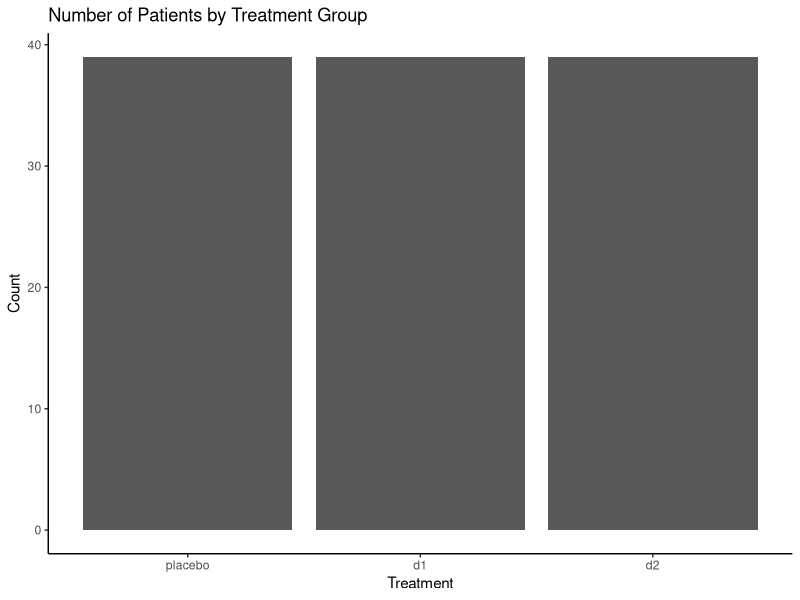
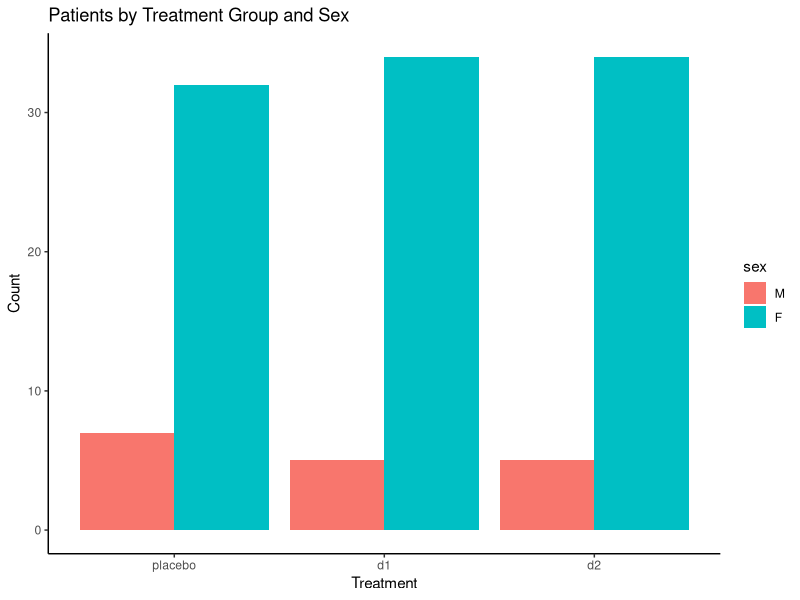
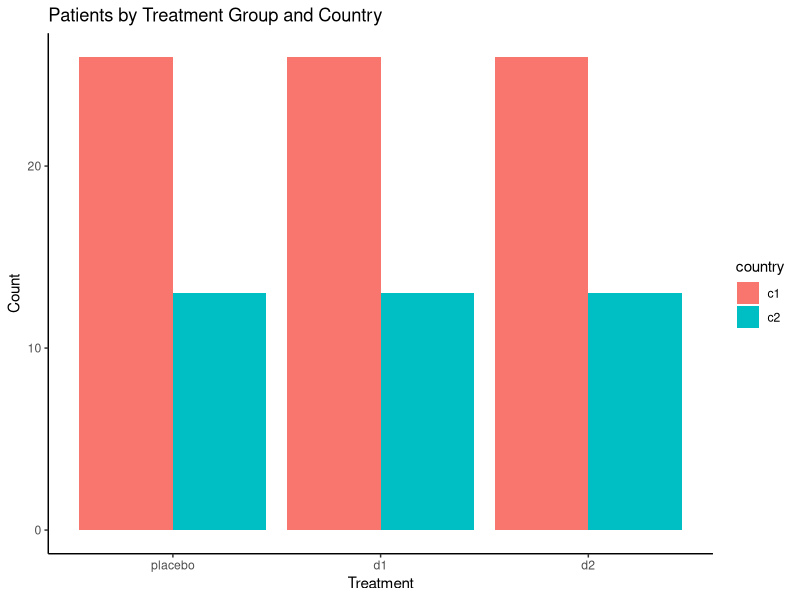
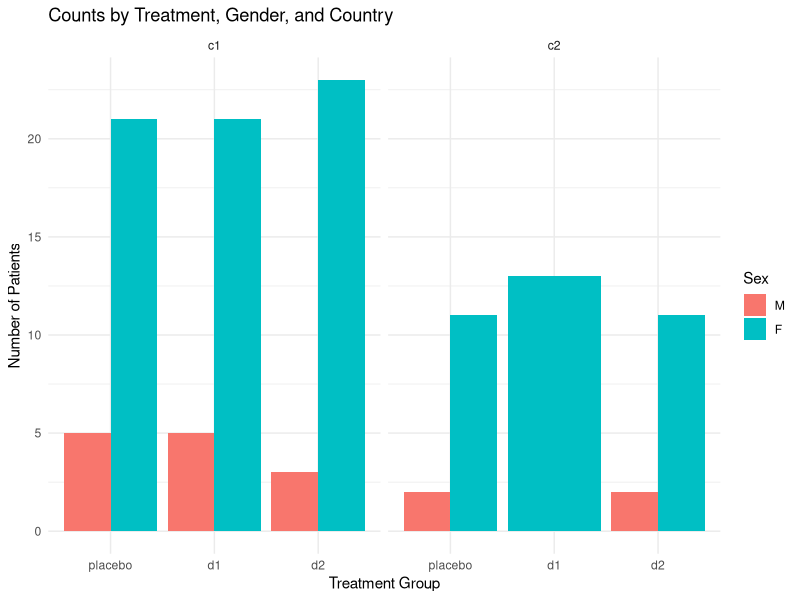
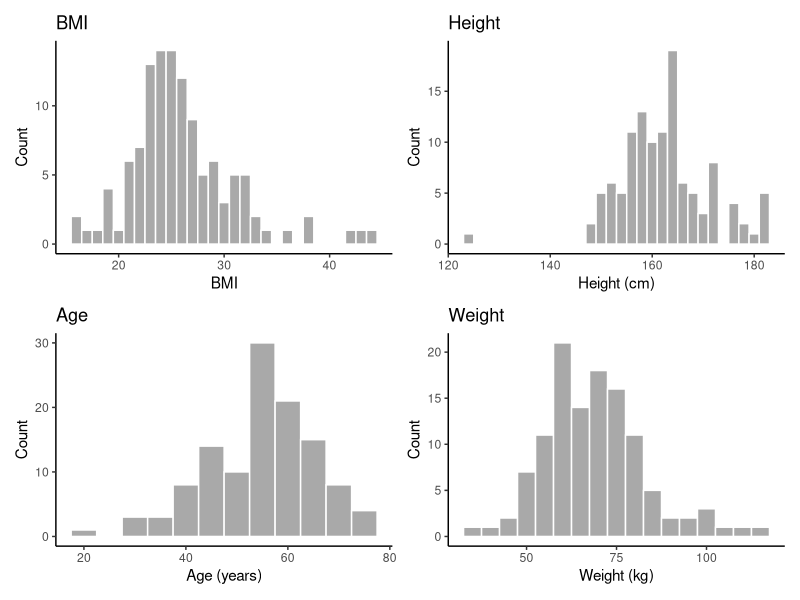
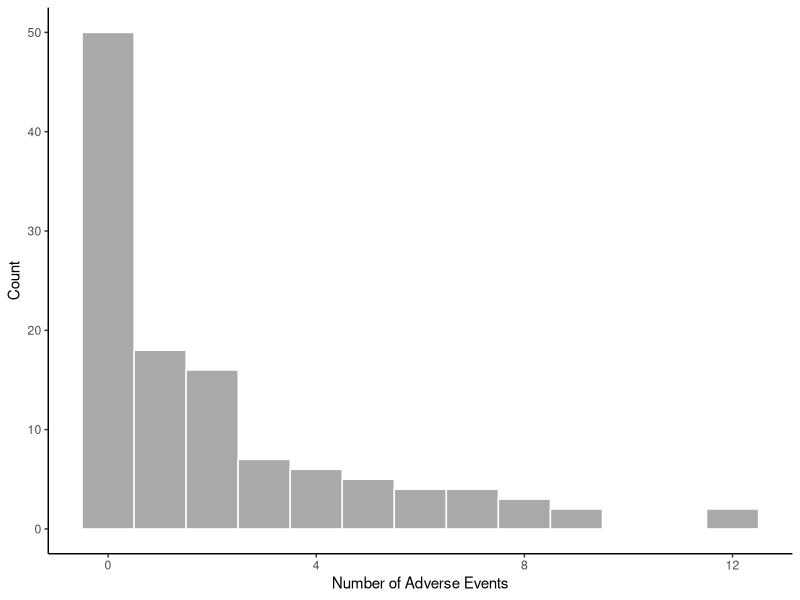
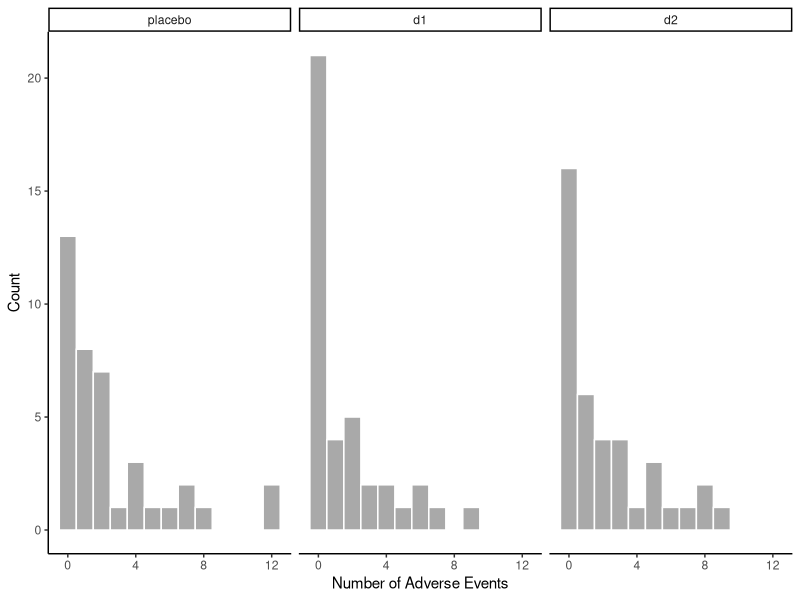

R code for these plots, in order:
## ---- chunk 1
library(tidyverse)
library(magrittr)
library(robustbase)
library(knitr)
library(kableExtra)
library(patchwork) # for arranging multiple plots - Fig.1
library(MASS)
## ---- chunk 2
data(CrohnD)
crohn <- as_tibble(CrohnD)
## ---- chunk 3
glimpse(crohn)
unique(crohn$treat)
unique(crohn$sex)
unique(crohn$country)
## ---- chunk 4
# create a data frame summarizing the variables
variable_summary <- data.frame(
  Variable = c("ID", "nrAdvE", "BMI", "height", "country", "sex", "age", "weight", "treat"),
  Type = c("integer", "integer", "double", "integer", "factor", "factor", "integer", "integer", "factor"),
  Description = c(
    "Unique identifier for each patient",
    "Number of adverse events experienced",
    "Body Mass Index (kg/m^2)",
    "Height of the patient (cm)",
    "Country the patient is from (anonymized; c1, c2)",
    "Sex of the patient (M or F)",
    "Age of the patient (years)",
    "Weight of the patient (kg)",
    "Treatment group (placebo, d1, d2)"
  ),
  stringsAsFactors = FALSE
)

# view the table
kable(variable_summary, booktabs = TRUE, caption = "Variable descriptions. Anonamized dataset from Genexion SA, Geneva courtesy of Dr. Enrico Chavez (Cantoni and Ronchetti, 2009).") |>
  kable_styling(latex_options = c("hold_position", "scale_down"))
## ---- chunk 5
# Create a summary table that shows these relationships.
summary(crohn$treat)
summary(crohn$sex)
summary(crohn$country)
## ---- chunk 6
# Draw a plot that there are equal numbers in the three treatment groups...
ggplot(crohn, aes(x = treat)) +
  geom_bar() +
  labs(title = "Number of Patients by Treatment Group", x = "Treatment", y = "Count") +
  theme_classic()
## ---- chunk 7
# ...but not equal numbers by gender...
ggplot(crohn, aes(x = treat, fill = sex)) +
  geom_bar(position = "dodge") +
  labs(title = "Patients by Treatment Group and Sex", x = "Treatment", y = "Count") +
  theme_classic()
## ---- chunk 8
# ...or country.
ggplot(crohn, aes(x = treat, fill = country)) +
  geom_bar(position = "dodge") +
  labs(title = "Patients by Treatment Group and Country", x = "Treatment", y = "Count") +
  theme_classic()
## ---- chunk 9
# We draw a faceted bar plot.
# Bar plot: x = treatment, fill = gender, facet by country
ggplot(crohn, aes(x = treat, fill = sex)) +
  geom_bar(position = "dodge") +
  facet_wrap(~ country) +
  labs(
    title = "Counts by Treatment, Gender, and Country",
    x = "Treatment Group",
    y = "Number of Patients",
    fill = "Sex"
  ) +
  theme_minimal()
## ---- chunk 10
# histogram for BMI
p1 <- ggplot(crohn, aes(x = BMI)) +
  geom_histogram(binwidth = 1, fill = "darkgrey", color = "white") +
  labs(title = "BMI", x = "BMI", y = "Count") +
  theme_classic()

# histogram for height
p2 <- ggplot(crohn, aes(x = height)) +
  geom_histogram(binwidth = 2, fill = "darkgrey", color = "white") +
  labs(title = "Height", x = "Height (cm)", y = "Count") +
  theme_classic()

# histogram for age
p3 <- ggplot(crohn, aes(x = age)) +
  geom_histogram(binwidth = 5, fill = "darkgrey", color = "white") +
  labs(title = "Age", x = "Age (years)", y = "Count") +
  theme_classic()

# histogram for weight
p4 <- ggplot(crohn, aes(x = weight)) +
  geom_histogram(binwidth = 5, fill = "darkgrey", color = "white") +
  labs(title = "Weight", x = "Weight (kg)", y = "Count") +
  theme_classic()

# combine plots using patchwork
(p1 | p2) / (p3 | p4)
## ---- chunk 11
sum(crohn$nrAdvE == 0)
## ---- chunk 12
# Number of adverse events, nrAdvE across treatement groups we use a histogram to display the distribution of nrAdvE.
ggplot(crohn, aes(x = nrAdvE)) +
  geom_histogram(binwidth = 1, fill = "darkgrey", color = "white") +
  labs(x = "Number of Adverse Events", y = "Count") +
  theme_classic()
## ---- chunk 13
# A set of three histograms, comparing the distributions of the numbers of adverse events for the three treatment groups.
ggplot(crohn, aes(x = nrAdvE)) +
  geom_histogram(binwidth = 1, fill = "darkgrey", color = "white") +
  facet_wrap(~ treat) +
  labs(x = "Number of Adverse Events", y = "Count") +
  theme_classic()
## ---- chunk 14
# check normality
shapiro.test(crohn$nrAdvE)

# Or by group
crohn %>% group_by(treat) %>%
  summarise(p_shapiro = shapiro.test(nrAdvE)$p.value)
## ---- chunk 15
# check overdispersion
mean(crohn$nrAdvE)
var(crohn$nrAdvE)
## ---- chunk 16
kw_result <- kruskal.test(nrAdvE ~ treat, data = crohn)

kw_table <- data.frame(
  Statistic = round(kw_result$statistic, 3),
  df = kw_result$parameter,
  `p-value` = round(kw_result$p.value, 3),
  check.names = FALSE
)

knitr::kable(kw_table, 
             caption = "Kruskal-Wallis Test: Adverse Events by Treatment Group",
             booktabs = TRUE) %>%
  kable_styling(latex_options = c("striped", "hold_position"),
                full_width = FALSE,
                position = "center")
